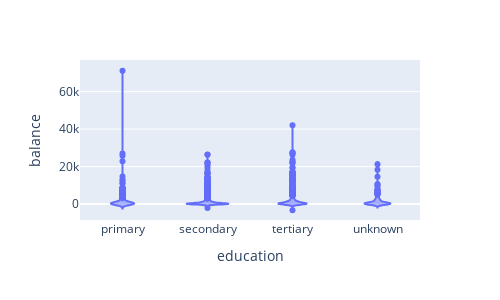

Source (notebook cell):
### Code cell
fig = px.violin(data, x = "education" ,  y="balance" ,width = 500 , height = 300)

fig.show()

### Figure 1 — Plotly figure (JSON) as saved in the notebook; plotly's stock layout.template omitted (floating-point values rounded to 4 significant figures; data arrays with more than 128 entries replaced by an {"elided": "..."} marker saying what was removed)
{"data": [{"alignmentgroup": "True", "box": {"visible": false}, "hovertemplate": "education=%{x}<br>balance=%{y}<extra></extra>", "legendgroup": "", "marker": {"color": "#636efa"}, "name": "", "offsetgroup": "", "orientation": "v", "scalegroup": "True", "showlegend": false, "type": "violin", "x": {"elided": "4521 str values"}, "x0": " ", "xaxis": "x", "y": {"elided": "4521 int values"}, "y0": " ", "yaxis": "y"}], "layout": {"height": 300, "legend": {"tracegroupgap": 0}, "margin": {"t": 60}, "violinmode": "group", "width": 500, "xaxis": {"anchor": "y", "domain": [0, 1], "title": {"text": "education"}}, "yaxis": {"anchor": "x", "domain": [0, 1], "title": {"text": "balance"}}}}
